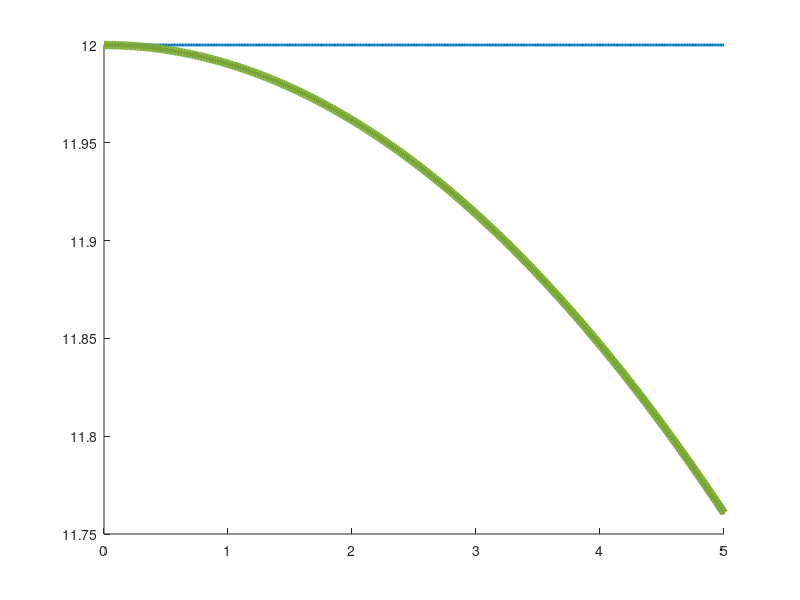

MATLAB code for this plot: (Note: this script raises an error after producing the figure.)
% Grady Sullivan
% 11/17/19
% ECE 202 Fall 2019, MATLAB Project 1
% Power series expansion of Acos(wt) with user-defined variables

clf
clear
format shortG

tmin = 0;
tmax = input('Enter tmax (ms): '); % user input for tmax
N = 401; % number of intervals
t = linspace (tmin, tmax/1000, N); % array for 't' values
tms = t * 1000; % time array in ms (for graphing)

A = 12; % amplitude
w = 40; % angular frequency, in rad/sec
terms = input('Enter number of non-zero terms: '); % user input for terms
n = 0:2:(terms-1)*2; % creates array of n values (min, increment, max); becomes [0, 2, 4, 6, 8, 10]

an = A * w .^(n) .* (-1) .^(n/2) ./ factorial(n); % creates array of first six coefficients

coef = transpose([n   % table of n values 
                 an])

% ----- 6 Functions to plot (w/o for loop) ----- %

%f1 = an(1) * t.^n(1); % 1st even term 
%f2 = f1 + an(2) * t.^n(2); % 2nd even term 
%f3 = f2 + an(3) * t.^n(3); % 3rd even term
%f4 = f3 + an(4) * t.^n(4); % 4th even term
%f5 = f4 + an(5) * t.^n(5); % 5th even term
%f6 = f5 + an(6) * t.^n(6); % 6th even term

% ----- 6 Functions to plot (w/ for loop) ----- %

f = zeros(1, N); % array of zeros 1xN intervals

width = 2; % variable for width
hold on

for i = 1:terms %
    if i == terms % if i is equal to terms variable
        width = 6; % thicker line for last line
    end
    f = f + an(i) * t.^n(i); % i even term
    plot(tms, f, 'LineWidth', width)
end

hold off
%plot(tms, f1, tms, f2, tms, f3, tms, f4, tms, f5, 'LineWidth', 2) % plots first 6 non-zero terms of power series
%hold on
%plot(tms, f6, 'LineWidth', 4) % last function made with thicker line
%grid on

% ----- making the plot look "nice" ----- %

ax = gca;
ax.FontSize = 16; % change font size

xlabel('time t (ms)', 'FontSize', 20) % creates x label
ylabel('f(t)', 'FontSize', 20) % creates y label

title({['ECE 202 - Project 1 (Phase 5): Power Series Expansion of ', sprintf('f(t)=%gcos%gt', A, w)];...
    ['First ', num2str(terms), ' Non-Zero Terms of Power Series Expansion']}, 'FontSize', 24) % creates title
axis([-inf inf -A*1.25 A*1.25]) % factor of 1.25 for y limit to keep it the same as phase 2

leg = "up to n = " + n; % string for legend

legend(leg, 'Location', 'eastoutside', 'FontSize', 16)

% ----- check ----- %

% check = sum(abs(f - f6)) % should equal zero

% The output seems reasonable. The check no longer works for all scenarios,
% as the user can insert a number of terms less than 6, breaking the check.
% Therefore I removed the check. However checking with external graphing
% tools, this matlab program appears to be functioning properly. It also
% graphs the same as phase 4 when I use tmax = 200 and terms = 6.